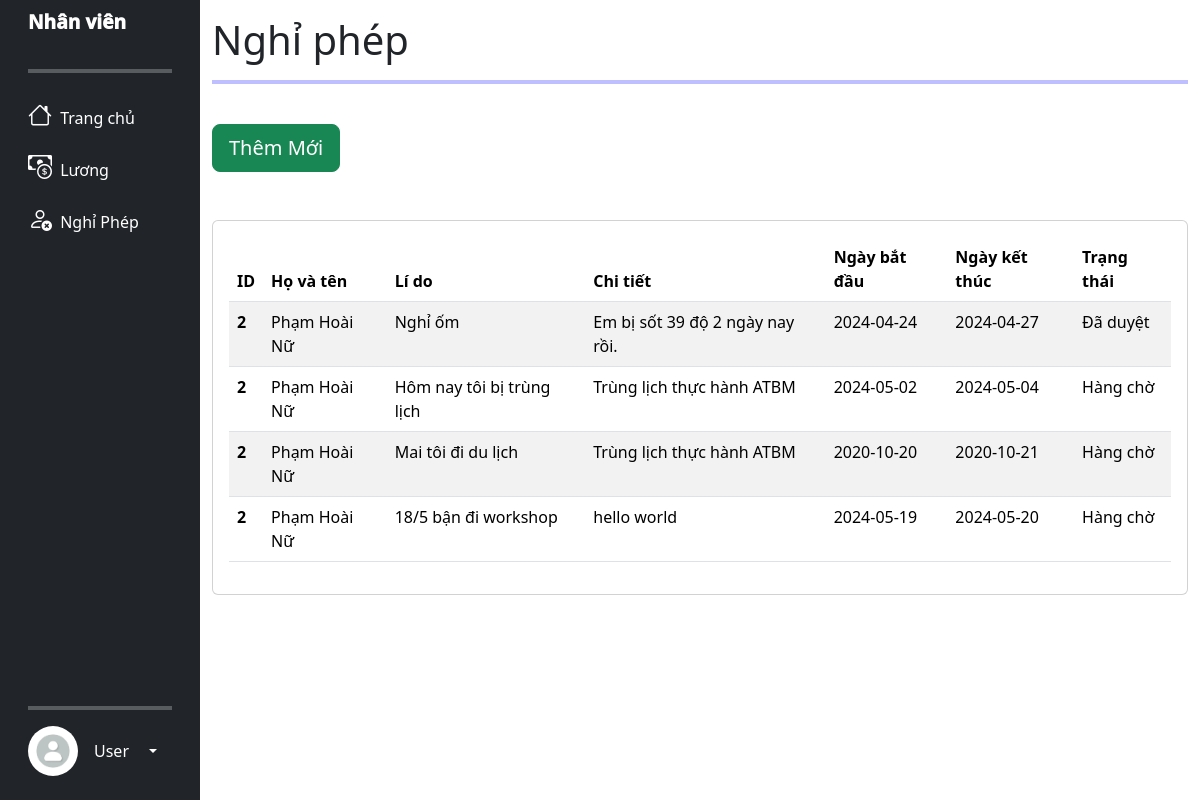
The app's page /user_leave.php (signed in) with its own data.
### tables this page shows
CREATE TABLE `nghi_phep` (
  `id` int(255) NOT NULL,
  `id_nhanvien` int(255) NOT NULL,
  `ly_do` varchar(255) NOT NULL,
  `chi_tiet` text NOT NULL,
  `ngay_bat_dau` date NOT NULL,
  `ngay_ket_thuc` date NOT NULL,
  `ngay_tao_don` timestamp NOT NULL DEFAULT current_timestamp() ON UPDATE current_timestamp(),
  `trang_thai` int(255) NOT NULL
);

CREATE TABLE `nhan_vien_tbl` (
  `id_nv` int(255) NOT NULL,
  `ten` varchar(255) NOT NULL,
  `ngay_sinh` varchar(255) NOT NULL,
  `gioi_tinh` varchar(255) NOT NULL,
  `so_dien_thoai` varchar(255) NOT NULL,
  `email` varchar(255) NOT NULL,
  `dia_chi` varchar(255) NOT NULL,
  `id_chuc_vu` int(11) NOT NULL,
  `ngay_vao_lam` date NOT NULL,
  `ngay_them` timestamp NOT NULL DEFAULT current_timestamp() ON UPDATE current_timestamp(),
  `anh` varchar(255) NOT NULL DEFAULT 'default_avata.png',
  `ngay_cap_nhat` date NOT NULL
);

### user_leave.php (the view, shortened to what this page needs)
<?php
if (isset($_SESSION['username']) && isset($_SESSION['user_type']) && $_SESSION['logged_in']) {
    $id = 0;
    require_once ('connect_db.php');
    $query1 = "SELECT * FROM nghi_phep INNER JOIN nhan_vien_tbl ON nghi_phep.id_nhanvien = nhan_vien_tbl.id_nv
                                        INNER JOIN login_tbl ON login_tbl.id = nhan_vien_tbl.id_nv
                                        WHERE login_tbl.username = ?";
    $query2 = "SELECT * FROM luong_tbl
    INNER JOIN nhan_vien_tbl ON luong_tbl.id_nhanvien = nhan_vien_tbl.id_nv
    INNER JOIN login_tbl ON login_tbl.id = luong_tbl.id_nhanvien
    WHERE login_tbl.username = ?";
    $stmt = $con->prepare($query1);
    $stmt->bind_param("s", $_SESSION['username']);
    $stmt->execute();
    $staff_result = $stmt->get_result();
    $stmt = $con->prepare($query2);
    $stmt->bind_param("s", $_SESSION['username']);
    $stmt->execute();
    $staff_result1 = $stmt->get_result();
    ?>
    <!DOCTYPE html>
    <html lang="en">
    <head>
        <link href="https://cdn.jsdelivr.net/npm/bootstrap@5.3.3/dist/css/bootstrap.min.css" rel="stylesheet">
        <link rel="stylesheet" href="https://cdn.jsdelivr.net/npm/bootstrap-icons@1.11.3/font/bootstrap-icons.min.css">
        <link rel="stylesheet" href="main.css">
    </head>
    <body>
        <div class="side_bar">
            <div class="container-fluid">
                <div class="row flex-nowrap">
                    <?php echo file_get_contents("user_baseUI.html"); ?>
                    <div class="col py-3">
                        <h1> Nghỉ phép </h1>
                        <hr style="border: 2px solid blue">
                        <br>
                        <?php
                        while ($row = $staff_result1->fetch_assoc()) {
                            $id = $row['id'];
                        }
                        ?>
                        <a href="user_add_leave.php?id=<?php echo $id ?>" class="btn btn-lg btn-success">Thêm
                            Mới</a>
                        <br><br><br>
                        <div class="card">
                            <div class="card-body">
                                <table id="leave_table" class="table table-striped table-hover">
                                    <thead style="position: sticky; top: 0; ">
                                        <tr>
                                            <th scope="col">ID</th>
                                            <th scope="col">Họ và tên </th>
                                            <th scope="col">Lí do</th>
                                            <th scope="col">Chi tiết</th>
                                            <th scope="col">Ngày bắt đầu</th>
                                            <th scope="col">Ngày kết thúc</th>
                                            <th scope="col">Trạng thái</th>
                                        </tr>
                                    </thead>
                                    <tbody>
                                        <?php
                                        while ($row = $staff_result->fetch_assoc()) {
                                            ?>
                                            <tr>
                                                <th scope="row"><?php echo $row['id_nhanvien']; ?></th>
                                                <td><?php echo $row['ten']; ?></td>
                                                <td><?php echo $row['ly_do']; ?></td>
                                                <td><?php echo $row['chi_tiet']; ?></td>
                                                <td><?php echo $row['ngay_bat_dau']; ?></td>
                                                <td><?php echo $row['ngay_ket_thuc']; ?></td>
                                                <td class="leave_status">
                                                    <?php
                                                    if ($row['trang_thai'] == 0) {
                                                        echo "Hàng chờ";
                                                    } elseif ($row['trang_thai'] == 1) {
                                                        echo "Đã duyệt";
                                                    } else {
                                                        echo "Trạng thái không xác định";
                                                    }
                                                    ?>
                                                </td>
                                            </tr>
                                            <?php
                                        }
                                        ?>
                                    </tbody>
                                </table>
                            </div>
                        </div>
                    </div>
                </div>
            </div>
        </div>
    </body>
    </html>
    <?php
} else {
    header("Location: error.html");
    exit();
}
?>

### main.css (style rules this page uses)
:root { font-family: 'Poppins', sans-serif; font-family: 'Kaisei Tokumin', serif; }
.title { font-size: larger !important; font-weight: 1000 !important; }
.main-side-item, .side-item { min-width: 100%; }

### records on screen
nghi_phep: id_nhanvien "2", nhan_vien_tbl.ten "Phạm Hoài Nữ", ly_do "Nghỉ ốm", chi_tiet "Em bị sốt 39 độ 2 ngày nay rồi.", ngay_bat_dau "2024-04-24", ngay_ket_thuc "2024-04-27", trang_thai "Đã duyệt"
nghi_phep: id_nhanvien "2", nhan_vien_tbl.ten "Phạm Hoài Nữ", ly_do "Hôm nay tôi bị trùng lịch", chi_tiet "Trùng lịch thực hành ATBM", ngay_bat_dau "2024-05-02", ngay_ket_thuc "2024-05-04", trang_thai "Hàng chờ"
nghi_phep: id_nhanvien "2", nhan_vien_tbl.ten "Phạm Hoài Nữ", ly_do "Mai tôi đi du lịch", chi_tiet "Trùng lịch thực hành ATBM", ngay_bat_dau "2020-10-20", ngay_ket_thuc "2020-10-21", trang_thai "Hàng chờ"
nghi_phep: id_nhanvien "2", nhan_vien_tbl.ten "Phạm Hoài Nữ", ly_do "18/5 bận đi workshop", chi_tiet "hello world", ngay_bat_dau "2024-05-19", ngay_ket_thuc "2024-05-20", trang_thai "Hàng chờ"

### other values on screen
file_get_contents("user_baseUI.html") "Nhân viên Trang chủ Lương Nghỉ Phép User"
